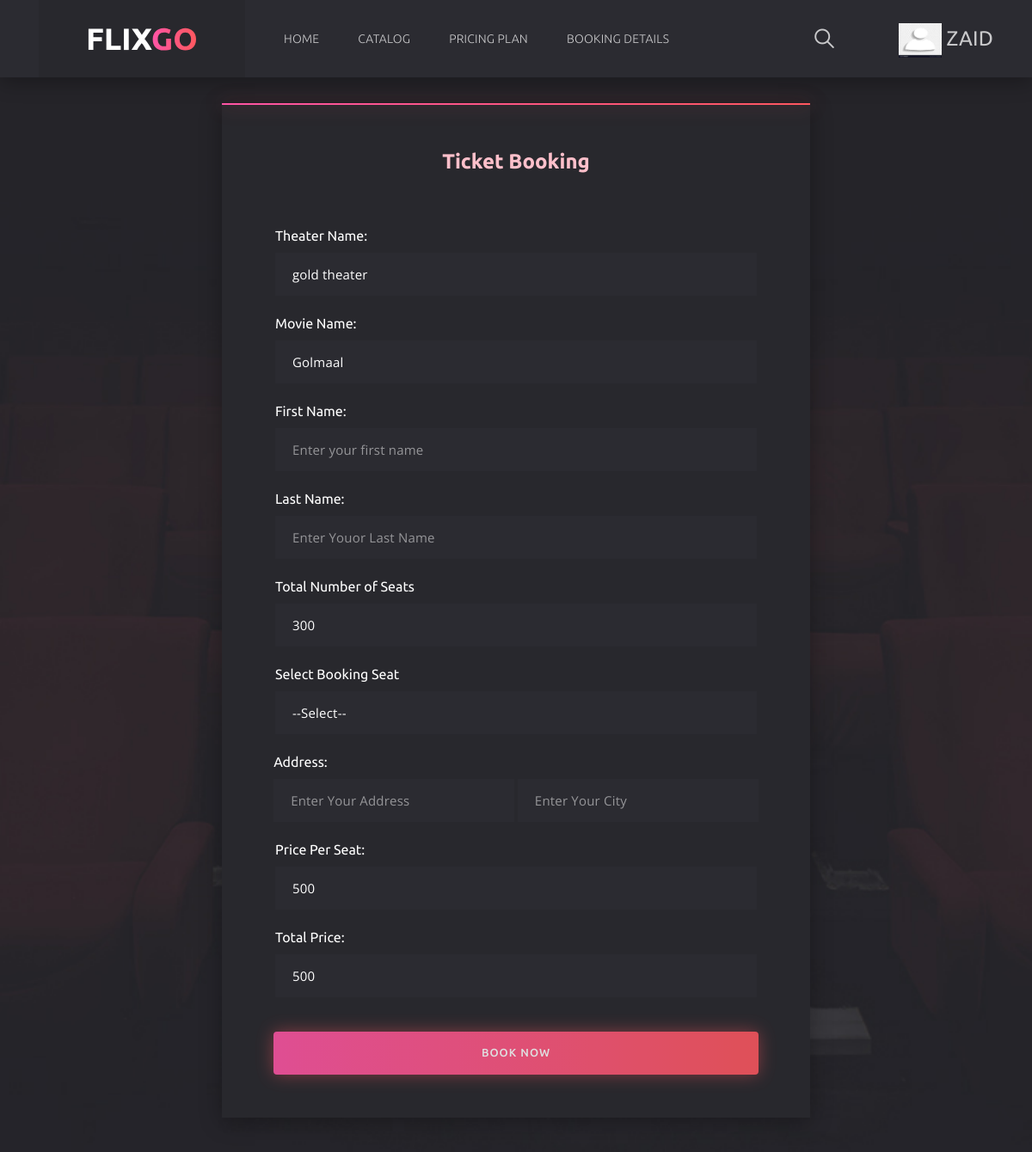
Page /MainLayout/booking_form.php?BokId=15 (signed in) on the committed database.
### tables this page shows
CREATE TABLE `movie_product` (
  `product_id` int(11) NOT NULL,
  `movie_name` varchar(225) NOT NULL,
  `movie_cast` varchar(225) NOT NULL,
  `movie_release_date` date NOT NULL,
  `movie_category` int(11) NOT NULL,
  `movie_description` varchar(500) NOT NULL,
  `Image` varchar(400) NOT NULL
);

CREATE TABLE `theater` (
  `id` int(11) NOT NULL,
  `name` varchar(225) NOT NULL,
  `screen` varchar(225) NOT NULL,
  `date` date NOT NULL,
  `no_of_seat` int(11) NOT NULL,
  `amount_per_seat` varchar(225) NOT NULL,
  `movie_Product` int(11) NOT NULL
);

### MainLayout/booking_form.php (the view, shortened to what this page needs)
<?php include 'header.php'; ?>
<?php include 'connection.php'; ?>
<?php
$BookId = $_GET['BokId'];
$query = "select * from movie_product Inner join movie_category on movie_category.movie_cat_id = movie_product.movie_category Inner join theater
    on movie_product.product_id = theater.movie_Product where id = '$BookId'";
$res = mysqli_query($con, $query);
$datas = mysqli_fetch_assoc($res);
?>
<div class="sign section--bg" data-bg="img/section/section.jpg">
		<div class="container" style = "margin-top:80px;">
			<div class="row">
				<div class="col-12">
					<div class="sign__content">
						<form action="booking_form.php" class="sign__form" method = "post">
								<h2 style = "color:pink; margin_bottom:52px;"> Ticket Booking </h2>
                                <br>
                                <br>
							<div class="sign__group">
                                <label for="" style = "color:white"> Theater Name:</label> <br>
								<input type="text" class="sign__input"  name = "theater_name" style = "width:560px" value = "<?= $datas[
            'name'
        ] ?>" readonly>
							</div>
                            <div class="sign__group">
                                <label for="" style = "color:white"> Movie Name:</label> <br>
								<input type="text" class="sign__input" name = "movie_name" style = "width:560px" value = "<?= $datas[
            'movie_name'
        ] ?>" readonly>
							</div>
                            <div class="sign__group">
                            <label for="" style = "color:white"> First Name:</label> <br>
								<input type="text" class="sign__input" placeholder="Enter your first name " name = "First_Name" style = "width:560px">
							</div>
                            <div class="sign__group">
                            <label for="" style = "color:white"> Last Name:</label> <br>
								<input type="text" class="sign__input" placeholder="Enter Youor Last Name " name = "Last_Name" style = "width:560px">
							</div>
                            <div class="sign__group">
                            <label for="" style = "color:white"> Total Number of Seats</label> <br>
								<input type="text" class="sign__input"  name = "Num_Seat" style = "width:560px" value = "<?= $datas[
            'no_of_seat'
        ] ?>" readonly>
							</div>
                            <div class="sign__group">
                            	<label for="" style = "color:white"> Select Booking Seat</label> <br>
								<select class="sign__input" id="select_id" name="Select_Seat" style = "width:560px" onchange="val()">
										<option value="" disabled selected>--Select--</option>
								</select>
							</div>
							<div class="sign__group">
                            <label for="" style = "color:white"> Address:</label> <br>
								<input type="text" class="sign__input" placeholder="Enter Your Address" name = "add_1">
                                <input type="text" class="sign__input" placeholder="Enter Your City" name = "add_2">
							</div>
                            <div class="sign__group">
                            <label for="" style = "color:white"> Price Per Seat:</label> <br>
								<input type="text" class="sign__input" id = "seat_price" name = "Price" style = "width:560px" value = "<?= $datas[
            'amount_per_seat'
        ] ?>" readonly>
							</div>
                            <div class="sign__group">
                            <label for="" style = "color:white">Total Price:</label> <br>
								<input type="text" class="sign__input" placeholder="Number of Seat" id= "total_price" name = "T_price" value = "<?= $datas[
            'amount_per_seat'
        ] ?>" readonly style = "width:560px">
							</div>
							<button type = "submit" class="sign__btn" type="button" name = "btn">Book Now</button>
						</form>
					</div>
				</div>
			</div>
		</div>
	</div>

### rows in the picture
movie_product: theater_name "gold theater", movie_name "Golmaal", Num_Seat "300", Price "500", T_price "500"

### other values in the picture
$_SESSION['db_Name'] "ZAID"
